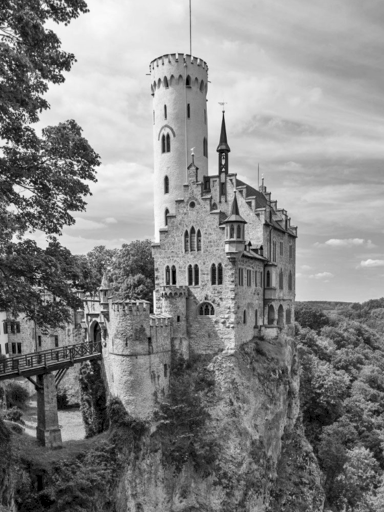
#> input picture PracticeCV/castle.png, 384 x 512 px
$ jupyter execute Smoothing-Filters.ipynb   (shell and % lines are left out)
#> lines starting #> are read from the running program, lines starting #| are printed output that depends on the picture
# Spatial filtering

A spatial filter consists of,

1. A neighbourhood : Rectangular area with dimensions(3x3, 5x5, 7x7,...) which can encompases several number of pixels(9, 25, 49,...).
2. A predefined operation that is performed on the image pixels encompassed by the neighborhood.

Filtering creates a new pixel,

1. At the coordinates equal to the coordinates of the center of the neighbourhood.
2. With the value genrated by the operation applied on the original image's pixels encompassed by the neighbourhood.

Note :  `cv.IMREAD_REDUCED_GRAYSCALE_2` If set, always convert image to the single channel grayscale image and the image size reduced by half.

## 1.1 Averaging filter : kernel sum to 1

[cell 1]
import cv2 as cv
import numpy as np
from matplotlib import pyplot as plt

# original img size 768*1024
img = cv.imread('castle.png', cv.IMREAD_REDUCED_GRAYSCALE_2)
#> img is the input picture: shape (512, 384); min 0, max 251, mean 135.2

# Image size is reduced
print(img.shape)
#| (512, 384)

# Averaging
dimension = 9
kernel = np.ones((dimension,dimension),np.float32)/(dimension**2)

# Averaging kernel sum = 1
#print( kernel, sum(sum(kernel)))


imgc = cv.filter2D(img,-1,kernel)
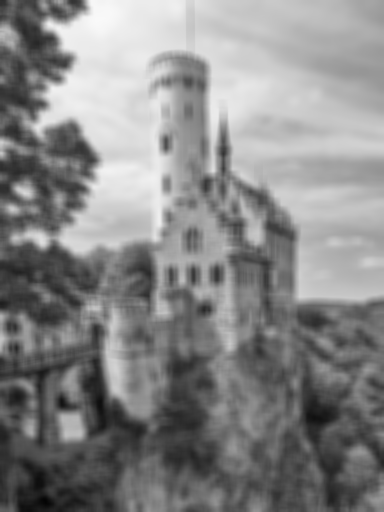
#> imgc: shape (512, 384); min 4, max 249, mean 135.2
# -1 is the desired depth of the img

fig, axes  = plt.subplots(1,2, sharex='all', sharey='all', figsize=(15,15))
axes[0].imshow(img, cmap='gray')
axes[0].set_title('Original')
axes[0].set_xticks([]), axes[0].set_yticks([])
axes[1].imshow(imgc, cmap='gray')
axes[1].set_title('Averaging')
axes[1].set_xticks([]), axes[1].set_yticks([])
plt.show()
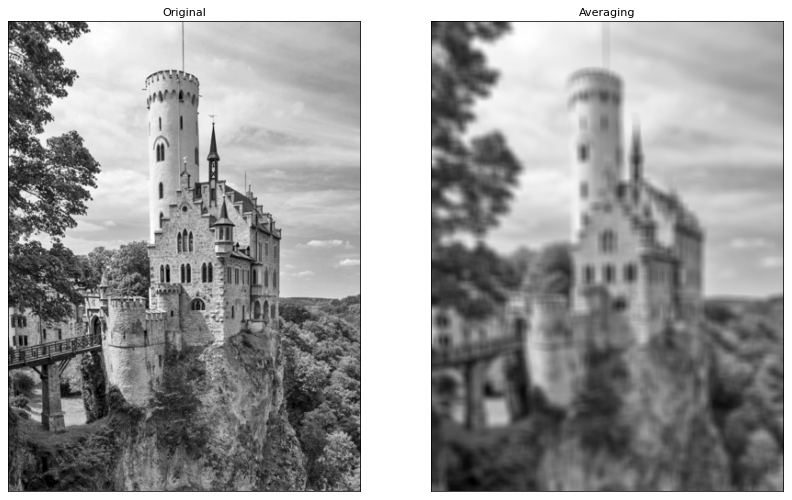
#> figure drawn by matplotlib, 2 panels

## 1.2 Weighted average : kernel sum to 1

Gives more importance (weight) to some pixels at the expense of others. This reduces blurring in the smoothing process. For larger images effect of this filter and the previous filter is not distinguishable as the kernel is too small with respect to size of the image

[cell 2]
import cv2 as cv
import numpy as np
from matplotlib import pyplot as plt

# original img size 768*1024
img = cv.imread('castle.png', cv.IMREAD_REDUCED_GRAYSCALE_2)

# Image size is reduced
print(img.shape)
#| (512, 384)

# Averaging
kernel = np.array([(1,2,1), (2,4,2), (1,2,1)], dtype='float')/16 # Averaging kernel sum = 1
print( kernel, sum(sum(kernel)))

imgc = cv.filter2D(img,-1,kernel) # -1 is the desired depth of the img

fig, axes  = plt.subplots(1,2, sharex='all', sharey='all', figsize=(15,15))
axes[0].imshow(img, cmap='gray')
axes[0].set_title('Original')
axes[0].set_xticks([]), axes[0].set_yticks([])
axes[1].imshow(imgc, cmap='gray')
axes[1].set_title('Averaging')
axes[1].set_xticks([]), axes[1].set_yticks([])
plt.show()
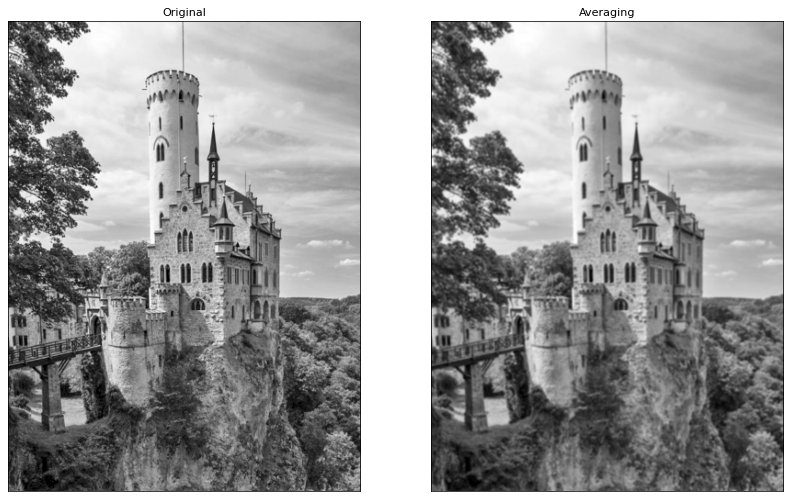
#> figure drawn by matplotlib, 2 panels

## 2. Sobel filters

### A gradient operator to detect edges : kernal sums to 0

1. central differnce in vertical---> sobel vertical kernel --> detect horizontal edges

2. central differnce in horizontal---> sobel horizontal kernel --> detect vertical edges

[cell 3]
import cv2 as cv
import numpy as np
from matplotlib import pyplot as plt

img = cv.imread('castle.png', cv.IMREAD_REDUCED_GRAYSCALE_2)

sobel_vertical_kernel = np.array([(-1, -2, -1), (0, 0, 0), (1, 2, 1)], dtype='float') #central differnce in vertical---> sobel vertical kernel
sobel_horizontal_kernel = np.array([(-1,0,1),(-2,0,2),(-1,0,1)], dtype='float') #central differnce in horizontal---> sobel horizontal kernel


img_hor_edges = cv.filter2D(img,-1,sobel_vertical_kernel)
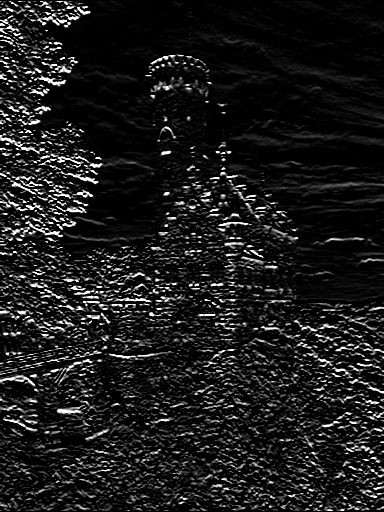
#> img_hor_edges: shape (512, 384); min 0, max 255, mean 26.8
img_ver_edges = cv.filter2D(img,-1,sobel_horizontal_kernel)
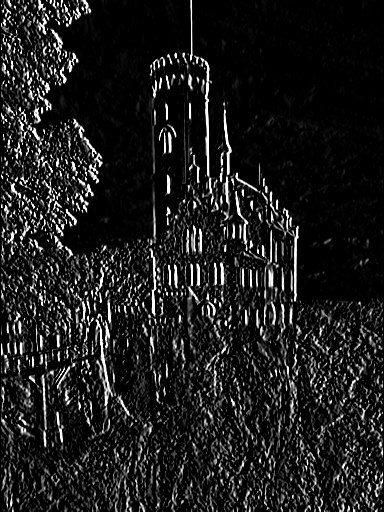
#> img_ver_edges: shape (512, 384); min 0, max 255, mean 28.6
# -1 is the desired depth of the img


fig, axes  = plt.subplots(2,2, sharex='all', sharey='all', figsize=(15,15))
axes[0][0].imshow(img, cmap='gray')
axes[0][0].set_title('Original')
axes[0][0].set_xticks([]), axes[0][0].set_yticks([])

axes[0][1].imshow(img_hor_edges, cmap='gray')
axes[0][1].set_title('Horizontal edges - sobel Vertical')
axes[0][1].set_xticks([]), axes[0][1].set_yticks([])

axes[1][0].imshow(img, cmap='gray')
axes[1][0].set_title('Averaging')
axes[1][0].set_xticks([]), axes[1][0].set_yticks([])

axes[1][1].imshow(img_ver_edges, cmap='gray')
axes[1][1].set_title('Vertical edges - sobel Horizontal')
axes[1][1].set_xticks([]), axes[1][1].set_yticks([])

plt.show()

$ run again, with PracticeCV/sudoku.png copied over PracticeCV/castle.png
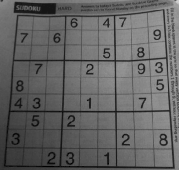
#> input picture PracticeCV/sudoku.png, 179 x 170 px
#> img is the input picture: shape (170, 179); min 0, max 210, mean 99.6
#| (170, 179)
#| (170, 179)
#> `img_hor_edges = cv.filter2D(img,-1,sobel_vertical_kernel)`:
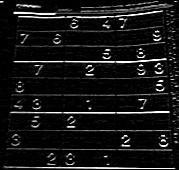
#> img_hor_edges: shape (170, 179); min 0, max 255, mean 20.8
#> `img_ver_edges = cv.filter2D(img,-1,sobel_horizontal_kernel)`:
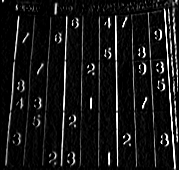
#> img_ver_edges: shape (170, 179); min 0, max 255, mean 22.6

$ run again, with PracticeCV/sigiriya.jpg saved as PracticeCV/castle.png
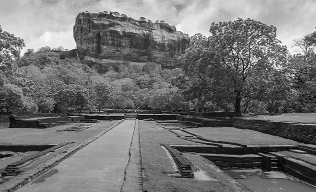
#> input picture PracticeCV/sigiriya.jpg, 316 x 192 px
#> img is the input picture: shape (192, 316); min 1, max 252, mean 114.6
#| (192, 316)
#| (192, 316)
#> `img_hor_edges = cv.filter2D(img,-1,sobel_vertical_kernel)`:
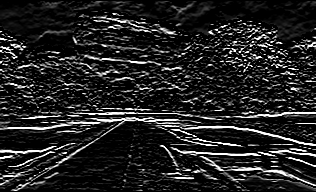
#> img_hor_edges: shape (192, 316); min 0, max 255, mean 35.6
#> `img_ver_edges = cv.filter2D(img,-1,sobel_horizontal_kernel)`:
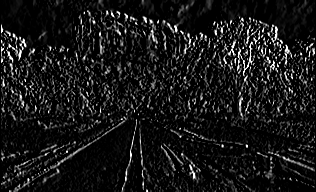
#> img_ver_edges: shape (192, 316); min 0, max 255, mean 23.4
